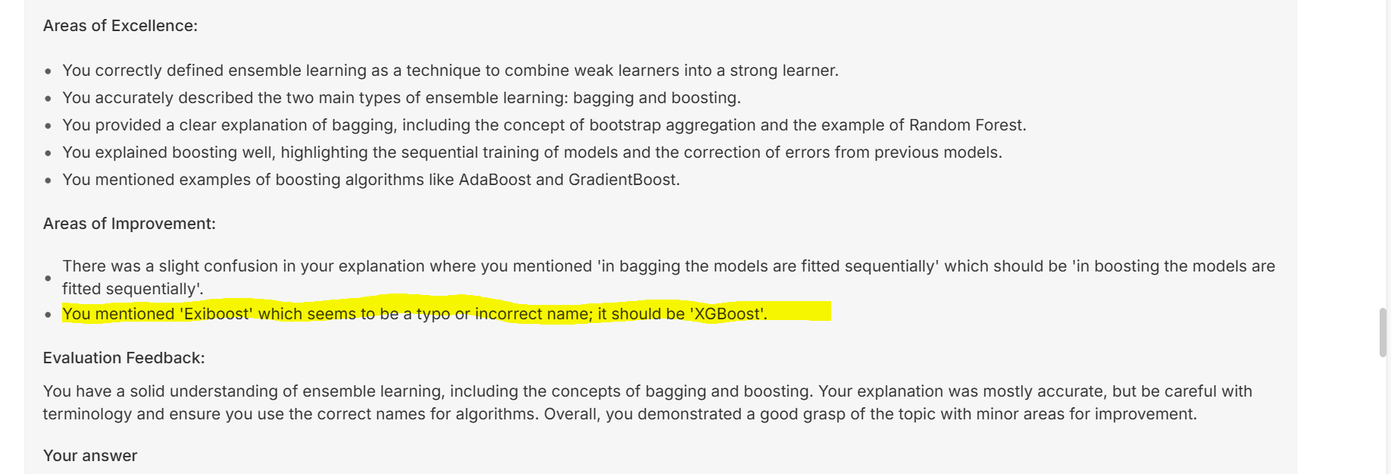
#> input picture Capture1.PNG, 1391 x 474 px, shrunk from 1836 x 625 before the run
$ jupyter execute --allow-errors 'Loadig text.ipynb'
#> lines starting #> are read from the running program, lines starting #| are printed output that depends on the picture; after the words box and inside, x2 and y2 are one past the last pixel; in counts of white or black regions, pixels touching at a corner belong together
## Extracting Text from different file sources.

* Image
* PDF
* DOCX

#### Extracting Text from Images
OCR (Optical Character Recognition)

[cell 1]
import pytesseract
import cv2
import matplotlib.pyplot as plt

[cell 2]
image = cv2.imread('Capture1.PNG')
#> image is the input picture: shape (474, 1391, 3); mean B, G, R 233.3, 238.4, 238.4
image

[cell 3]
image = cv2.imread('notes.jpg')
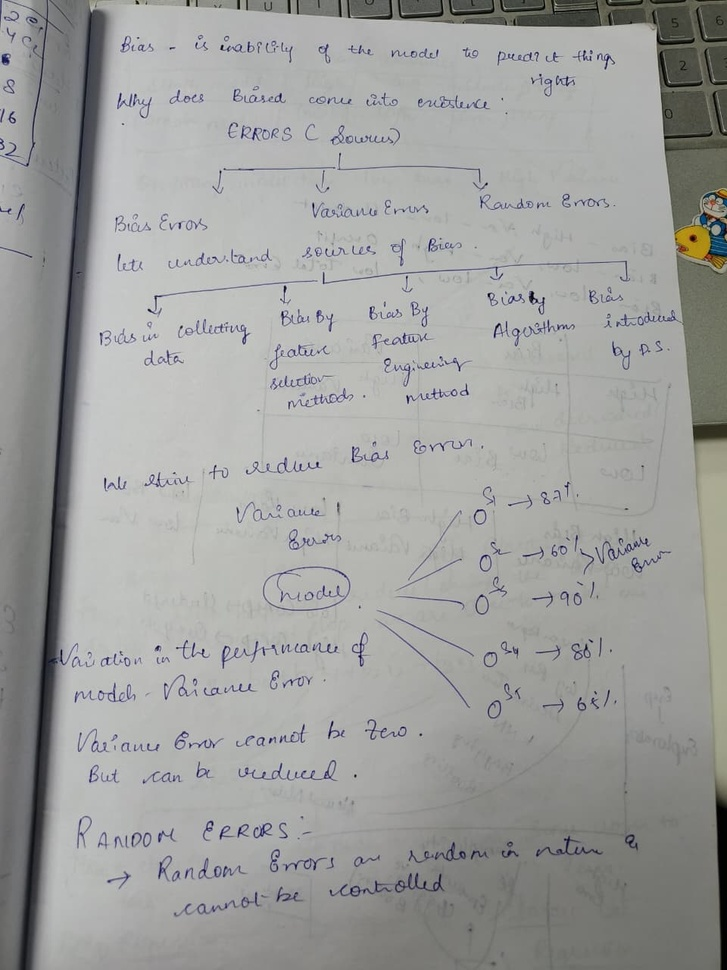
#> input picture notes.jpg, 727 x 970 px, shrunk from 960 x 1280 before the run
#> image is the input picture: shape (970, 727, 3); mean B, G, R 156.9, 158.6, 157.7
image

[cell 4]
# lets Load and Process the image
image = cv2.imread('Capture1.PNG') # Load the image,OpenCV loads images as numpy array in BGR format
image = cv2.cvtColor(image, cv2.COLOR_BGR2RGB) # To convert BGR to RGB
#> image: shape (474, 1391, 3)
image_grey = cv2.cvtColor(image, cv2.COLOR_BGR2GRAY) # To convert BGR to Grey
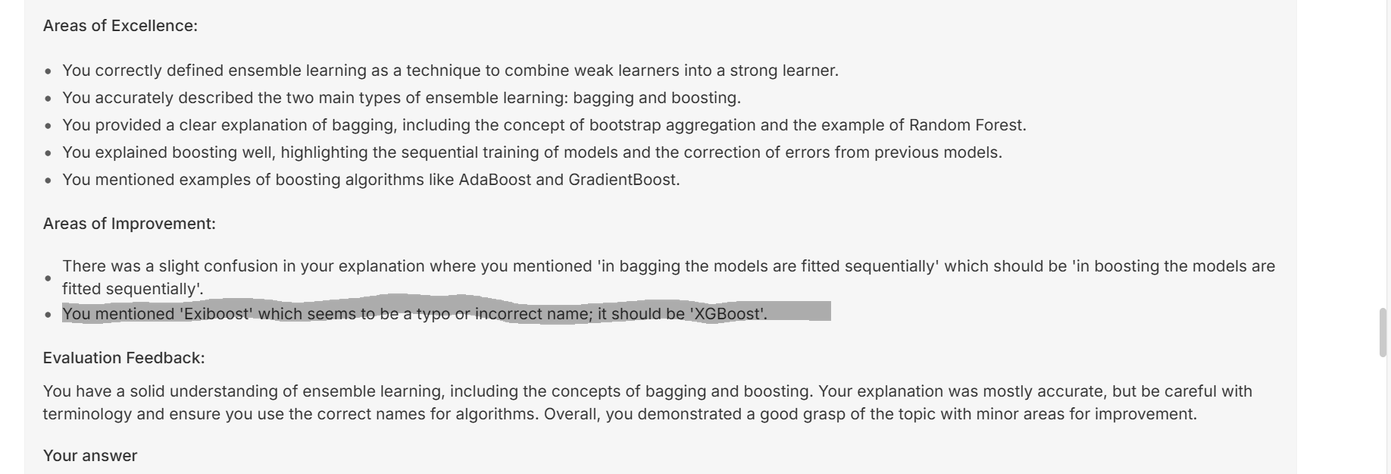
#> image_grey: shape (474, 1391); min 10, max 255, mean 236.9
_,image_bw = cv2.threshold(image_grey,120,255,cv2.THRESH_BINARY) # To convert Grey to Black and White
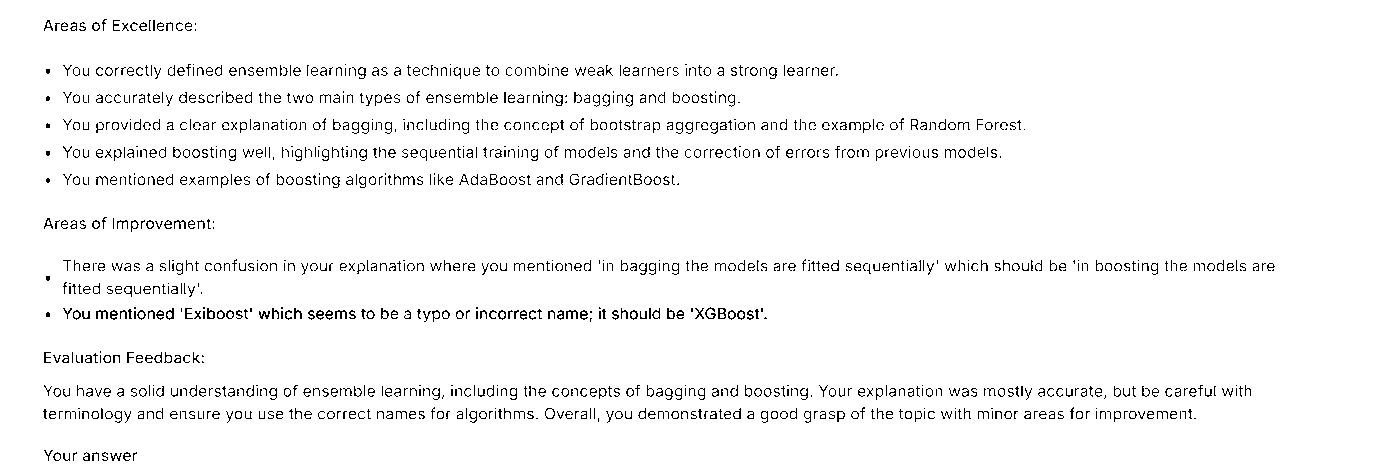
#> image_bw: shape (474, 1391); 96.5% white; black in thin lines or dots, all inside (x1, y1, x2, y2) = (43, 19, 1275, 461)

[cell 5]
plt.imshow(image_bw)

[cell 6]
# cv2.imshow('Grey Image', image_bw)
# cv2.waitKey(0)
# cv2.destroyAllWindows()

[cell 7]
pytesseract.pytesseract.tesseract_cmd = r'C:\Program Files\Tesseract-OCR\tesseract.exe' # Path where Tesseract is installed

[cell 8]
print(pytesseract.image_to_string(image_bw))
#> (this line was passed over: pytesseract is not available in this run)

Note:

* tesseract is working fine when we have a clear image with typed characters. But as we are giving any image of handwritten notes the text that is extracting is not good enough.

* Lets try another approach and use LLM model as OCR, we will compare the results and see.

[cell 9]
# lets Load and Process the image
image = cv2.imread('notes.jpg') # Load the image
image = cv2.cvtColor(image, cv2.COLOR_BGR2RGB) # To convert BGR to RGB
#> image: shape (970, 727, 3)
image_grey = cv2.cvtColor(image, cv2.COLOR_BGR2GRAY) # To convert BGR to Grey
#> image_grey: shape (970, 727)
_,image_bw = cv2.threshold(image_grey,150,255,cv2.THRESH_BINARY) # To convert Grey to Black and Whit
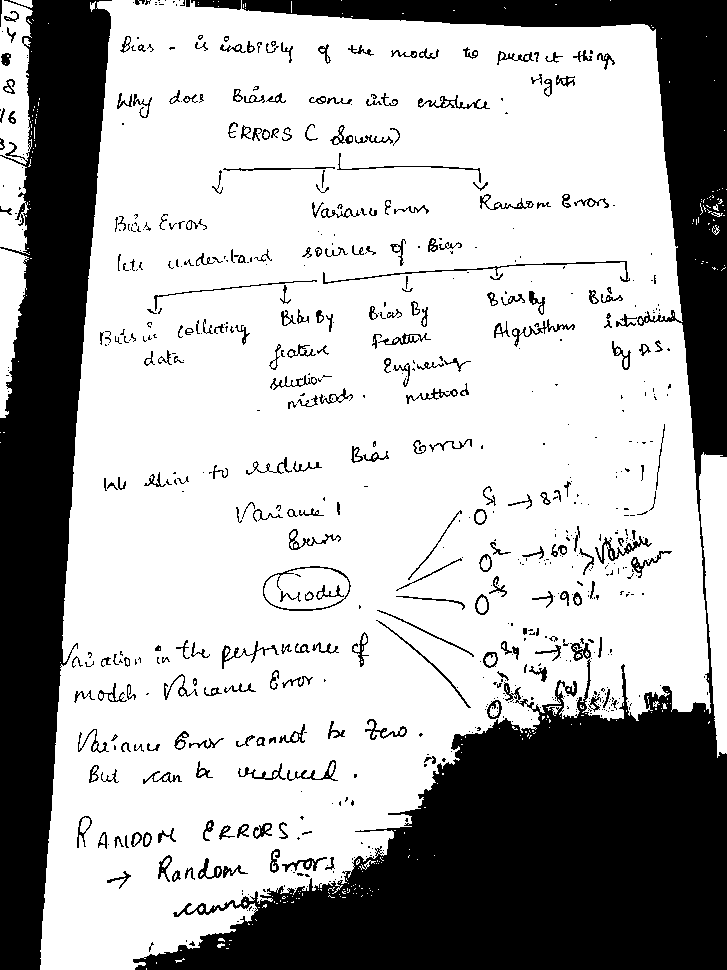
#> image_bw: shape (970, 727); 69.3% white; 709 black regions (434 under 20 px), largest, box (x1, y1, x2, y2) and area: (133, 0, 727, 970) 130513, (0, 0, 112, 970) 62338, (323, 261, 630, 284) 547

[cell 10]
plt.imshow(image_bw)

[cell 11]
print(pytesseract.image_to_string(image_bw))
#> (this line was passed over: pytesseract is not available in this run)
